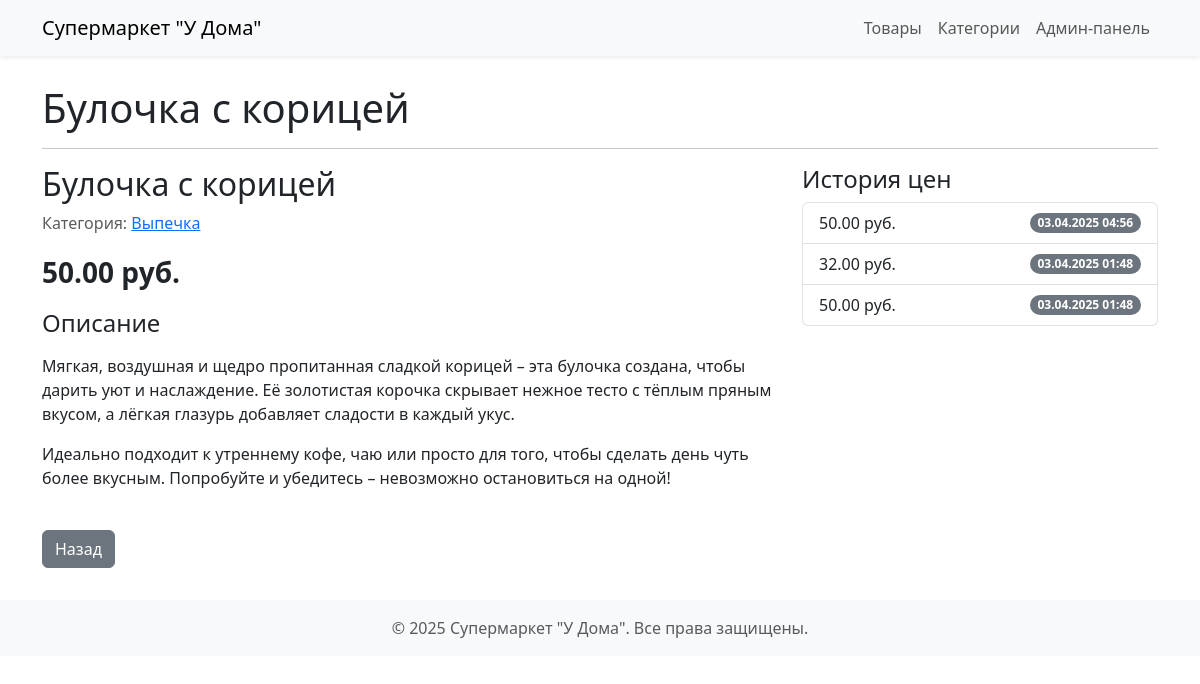
Screenshot of /supermarket/products/1/ with the database file from the repository.
### supermarket_app/models.py (models this page shows, shortened)
class TimestampedModel(models.Model):
    created_at = models.DateTimeField(auto_now_add=True, verbose_name="Время создания")
    updated_at = models.DateTimeField(auto_now=True, verbose_name="Время обновления")
    class Meta:
        abstract = True

class IsActiveModel(models.Model):
    is_active = models.BooleanField(default=True, verbose_name="Активен")
    objects = IsActiveManager()
    class Meta:
        abstract = True

class Product(TimestampedModel, IsActiveModel):
    name = models.CharField(max_length=200, verbose_name="Название товара")
    description = models.TextField(blank=True, verbose_name="Описание")
    category = models.ForeignKey(
        Category,
        on_delete=models.PROTECT,
        related_name='products',
        verbose_name="Категория"
    )
    transport_companies = models.ManyToManyField(
        TransportCompany,
        related_name='products',
        verbose_name="Транспортные компании",
        blank=True
    )
    class Meta:
        verbose_name = "Товар"
        verbose_name_plural = "Товары"
        ordering = ['name']
    def get_current_price(self):
        now = timezone.now()
        try:
            current_price_obj = self.prices.filter(start_date__lte=now).latest('start_date')
            return current_price_obj.value
        except Price.DoesNotExist:
            return None

class Category(TimestampedModel):
    name = models.CharField(max_length=100, unique=True, verbose_name="Название категории")
    description = models.TextField(blank=True, verbose_name="Описание")
    class Meta:
        verbose_name = "Категория"
        verbose_name_plural = "Категории"
        ordering = ['name']

class Price(TimestampedModel):
    product = models.ForeignKey(
        Product,
        on_delete=models.CASCADE,
        related_name='prices',
        verbose_name="Товар"
    )
    value = models.DecimalField(
        max_digits=10,
        decimal_places=2,
        validators=[MinValueValidator(0.01)],
        verbose_name="Цена"
    )
    start_date = models.DateTimeField(
        default=timezone.now,
        verbose_name="Дата начала действия цены"
    )
    class Meta:
        verbose_name = "Цена"
        verbose_name_plural = "Цены (История)"
        ordering = ['-start_date']
        get_latest_by = 'start_date'

### supermarket_app/views.py (the view)
# urls.py: path('products/<int:pk>/', views.ProductDetailView.as_view(), name='product_detail'),
class ProductDetailView(DetailView):
    model = Product
    template_name = 'supermarket_app/product_detail.html'
    context_object_name = 'product'
    def get_object(self, queryset=None):
        pk = self.kwargs.get('pk')
        if pk is None:
            raise Http404("ID товара не указан.")
        try:
            pk_int = int(pk)
            obj = get_object_or_404(Product.objects.get_active(), pk=pk_int)
            return obj
        except (ValueError, TypeError):
             raise Http404("Неверный формат ID товара.")
    def get_context_data(self, **kwargs):
        context = super().get_context_data(**kwargs)
        product = self.object
        context['current_price'] = product.get_current_price()
        now = timezone.now()
        context['price_history'] = product.prices.filter(start_date__lte=
                                                         now).order_by('-start_date')
        context['page_title'] = product.name
        return context

### supermarket_app/models.py (called while the page is built)
    def get_active(self):
        return self.get_queryset().filter(is_active=True)

### supermarket_app/templates/supermarket_app/product_detail.html (shortened to what this page needs)
{% extends "supermarket_app/base.html" %}
{% load l10n %}
{% block content %}
<div class="row">
    <div class="col-md-8">
        <h2>{{ product.name }}</h2>
        <p class="text-muted">Категория: <a href="{% url 'supermarket_app:category_product_list' category_id=product.category.id %}">{{ product.category.name }}</a></p>
        {% if current_price %}
            <p class="fs-3"><strong>{{ current_price }} руб.</strong></p>
        {% else %}
            <p class="fs-3 text-danger">Цена не установлена</p>
        {% endif %}
        {% if product.description %}
            <h4>Описание</h4>
            <p>{{ product.description|linebreaks }}</p>
        {% endif %}
    </div>
    <div class="col-md-4">
        <h4>История цен</h4>
        {% if price_history %}
            <ul class="list-group">
                {% for price in price_history %}
                    <li class="list-group-item d-flex justify-content-between align-items-center">
                        {{ price.value }} руб.
                        <span class="badge bg-secondary rounded-pill">{{ price.start_date|date:"d.m.Y H:i" }}</span>
                    </li>
                {% endfor %}
            </ul>
        {% else %}
            <p>История цен отсутствует.</p>
        {% endif %}
    </div>
</div>
<div class="mt-4">
     <a href="{{ request.META.HTTP_REFERER|default:request.build_absolute_uri }}" class="btn btn-secondary">Назад</a>
</div>
{% endblock %}

### supermarket_app/templates/supermarket_app/base.html (shortened to what this page needs)
<!DOCTYPE html>
<html lang="ru">
<head>
    <link href="https://cdn.jsdelivr.net/npm/bootstrap@5.3.2/dist/css/bootstrap.min.css" rel="stylesheet">
</head>
<body>
    <nav class="navbar navbar-expand-lg navbar-light bg-light fixed-top shadow-sm">
        <div class="container">
            <a class="navbar-brand" href="{% url 'supermarket_app:product_list' %}">Супермаркет "У Дома"</a>
            <div class="collapse navbar-collapse" id="navbarNav">
                <ul class="navbar-nav ms-auto">
                    <li class="nav-item">
                        <a class="nav-link {% if request.resolver_match.view_name == 'supermarket_app:product_list' %}active{% endif %}" href="{% url 'supermarket_app:product_list' %}">Товары</a>
                    </li>
                    <li class="nav-item">
                        <a class="nav-link {% if request.resolver_match.view_name == 'supermarket_app:category_list' %}active{% endif %}" href="{% url 'supermarket_app:category_list' %}">Категории</a>
                    </li>
                    <li class="nav-item">
                        <a class="nav-link" href="/admin/" target="_blank">Админ-панель</a>
                    </li>
                </ul>
            </div>
        </div>
    </nav>
    <main class="container mt-4">
        <h1>{% block page_title %}{{ page_title|default:"Супермаркет" }}{% endblock %}</h1>
        <hr>
        {% block content %}{% endblock %}
    </main>
    <footer class="footer">
        <div class="container">
            <span class="text-muted">© {% now "Y" %} Супермаркет "У Дома". Все права защищены.</span>
        </div>
    </footer>
</body>
</html>

### supermarket_app/templates/supermarket_app/base.html (style rules this page uses)
body { padding-top: 60px; }
.footer { padding: 1rem 0; margin-top: 2rem; background-color: #f8f9fa; text-align: center; }

### rows the page displays
Product: name "Булочка с корицей", category.name "Выпечка", description "Мягкая, воздушная и щедро пропитанная сладкой корицей – эта булочка создана, чтобы дарить уют и наслаждение. Её золотистая корочка скрывает нежное тесто с тёплым пряным вкусом, а лёгкая глазурь добавляет сладости в каждый укус. Идеально подходит к утреннему кофе, чаю или просто для того, чтобы сделать день чуть более вкусным. Попробуйте и убедитесь – невозможно остановиться на одной!"
Price: value "50.00", start_date "03.04.2025 04:56"
Price: value "32.00", start_date "03.04.2025 01:48"
Price: value "50.00", start_date "03.04.2025 01:48"
